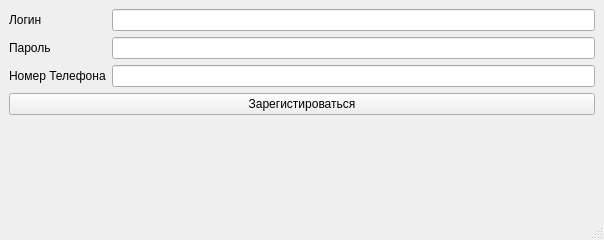
<?xml version="1.0" encoding="UTF-8"?>
<ui version="4.0">
 <class>MainWindow</class>
 <widget class="QMainWindow" name="MainWindow">
  <property name="geometry">
   <rect>
    <x>0</x>
    <y>0</y>
    <width>604</width>
    <height>240</height>
   </rect>
  </property>
  <property name="windowTitle">
   <string>Зарегистрироваться</string>
  </property>
  <widget class="QWidget" name="centralwidget">
   <layout class="QGridLayout" name="gridLayout">
    <item row="0" column="0">
     <widget class="QLabel" name="lbl_login">
      <property name="text">
       <string>Логин</string>
      </property>
     </widget>
    </item>
    <item row="0" column="1">
     <widget class="QLineEdit" name="line_login"/>
    </item>
    <item row="1" column="0">
     <widget class="QLabel" name="lbl_password">
      <property name="text">
       <string>Пароль</string>
      </property>
     </widget>
    </item>
    <item row="1" column="1">
     <widget class="QLineEdit" name="line_password"/>
    </item>
    <item row="2" column="0">
     <widget class="QLabel" name="lbl_phone">
      <property name="text">
       <string>Номер Телефона</string>
      </property>
     </widget>
    </item>
    <item row="2" column="1">
     <widget class="QLineEdit" name="line_phone"/>
    </item>
    <item row="4" column="0" colspan="2">
     <widget class="QLabel" name="lbl_info">
      <property name="text">
       <string/>
      </property>
     </widget>
    </item>
    <item row="3" column="0" colspan="2">
     <widget class="QPushButton" name="btn_log_in">
      <property name="text">
       <string>Зарегистироваться</string>
      </property>
     </widget>
    </item>
   </layout>
  </widget>
  <widget class="QMenuBar" name="menubar">
   <property name="geometry">
    <rect>
     <x>0</x>
     <y>0</y>
     <width>604</width>
     <height>26</height>
    </rect>
   </property>
  </widget>
  <widget class="QStatusBar" name="statusbar"/>
 </widget>
 <resources/>
 <connections/>
</ui>
